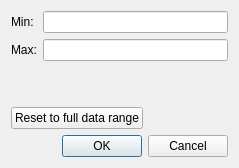
<?xml version="1.0" encoding="UTF-8"?>
<ui version="4.0">
 <class>Dialog</class>
 <widget class="QDialog" name="Dialog">
  <property name="geometry">
   <rect>
    <x>0</x>
    <y>0</y>
    <width>239</width>
    <height>168</height>
   </rect>
  </property>
  <property name="windowTitle">
   <string>Set LUT range</string>
  </property>
  <layout class="QVBoxLayout" name="verticalLayout">
   <item>
    <layout class="QFormLayout" name="formLayout">
     <item row="0" column="0">
      <widget class="QLabel" name="laMin">
       <property name="text">
        <string>Min:</string>
       </property>
      </widget>
     </item>
     <item row="0" column="1">
      <widget class="QLineEdit" name="leMin">
       <property name="toolTip">
        <string>Minimum range</string>
       </property>
       <property name="statusTip">
        <string>Minimum range</string>
       </property>
      </widget>
     </item>
     <item row="1" column="0">
      <widget class="QLabel" name="laMax">
       <property name="text">
        <string>Max:</string>
       </property>
      </widget>
     </item>
     <item row="1" column="1">
      <widget class="QLineEdit" name="leMax">
       <property name="toolTip">
        <string>Maximum range</string>
       </property>
       <property name="statusTip">
        <string>Maximum range</string>
       </property>
      </widget>
     </item>
    </layout>
   </item>
   <item>
    <layout class="QHBoxLayout" name="horizontalLayout">
     <item>
      <widget class="QPushButton" name="pbFullRange">
       <property name="toolTip">
        <string>Reset min and max range according to data range</string>
       </property>
       <property name="statusTip">
        <string>Reset min and max range according to data range</string>
       </property>
       <property name="text">
        <string>Reset to full data range</string>
       </property>
      </widget>
     </item>
     <item>
      <spacer name="horizontalSpacer">
       <property name="orientation">
        <enum>Qt::Horizontal</enum>
       </property>
       <property name="sizeHint" stdset="0">
        <size>
         <width>40</width>
         <height>20</height>
        </size>
       </property>
      </spacer>
     </item>
    </layout>
   </item>
   <item>
    <widget class="QDialogButtonBox" name="buttonBox">
     <property name="orientation">
      <enum>Qt::Horizontal</enum>
     </property>
     <property name="standardButtons">
      <set>QDialogButtonBox::Cancel|QDialogButtonBox::Ok</set>
     </property>
    </widget>
   </item>
  </layout>
 </widget>
 <resources/>
 <connections>
  <connection>
   <sender>buttonBox</sender>
   <signal>accepted()</signal>
   <receiver>Dialog</receiver>
   <slot>accept()</slot>
   <hints>
    <hint type="sourcelabel">
     <x>248</x>
     <y>254</y>
    </hint>
    <hint type="destinationlabel">
     <x>157</x>
     <y>274</y>
    </hint>
   </hints>
  </connection>
  <connection>
   <sender>buttonBox</sender>
   <signal>rejected()</signal>
   <receiver>Dialog</receiver>
   <slot>reject()</slot>
   <hints>
    <hint type="sourcelabel">
     <x>316</x>
     <y>260</y>
    </hint>
    <hint type="destinationlabel">
     <x>286</x>
     <y>274</y>
    </hint>
   </hints>
  </connection>
 </connections>
</ui>
